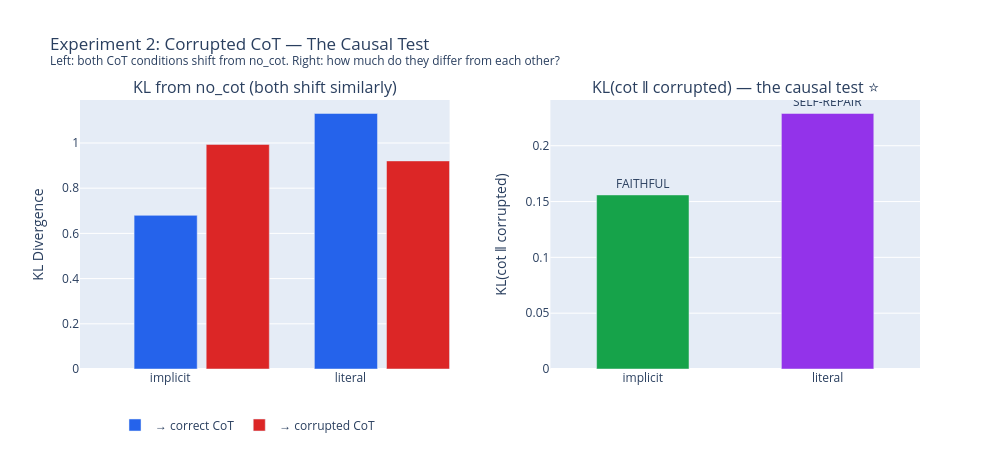

This figure's notebook cell:
### Code cell
# Visualization 2a: The causal test result
# Key metric: KL(cot || corrupted) — how much does corrupting the CoT change the output?
# Also show the context: both cot and corrupted shift from no_cot (by similar amounts),
# but they differ from EACH OTHER by how much?

fig = make_subplots(
    rows=1, cols=2,
    subplot_titles=["KL from no_cot (both shift similarly)", 
                    "KL(cot ‖ corrupted) — the causal test ⭐"],
    horizontal_spacing=0.12,
)

labels = [f"{r['type']}" for _, r in df_exp2.iterrows()]

# Left panel: KL from no_cot for both conditions (context)
for _, row in df_exp2.iterrows():
    idx = labels.index(row['type'])
    fig.add_trace(go.Bar(
        x=[row['type']], y=[row['kl_nocot_cot']],
        marker_color="#2563eb", name="→ correct CoT",
        showlegend=(idx == 0), legendgroup="cot",
        width=0.35, offset=-0.2,
    ), row=1, col=1)
    fig.add_trace(go.Bar(
        x=[row['type']], y=[row['kl_nocot_corrupted']],
        marker_color="#dc2626", name="→ corrupted CoT",
        showlegend=(idx == 0), legendgroup="corr",
        width=0.35, offset=0.2,
    ), row=1, col=1)

# Right panel: KL(cot || corrupted) — the key metric
verdict_colors = {"FAITHFUL": "#16a34a", "UNFAITHFUL": "#dc2626",
                  "SELF-REPAIR": "#9333ea", "PARTIAL": "#ea580c"}

for _, row in df_exp2.iterrows():
    color = verdict_colors.get(row['verdict'], '#6b7280')
    fig.add_trace(go.Bar(
        x=[row['type']], y=[row['kl_cot_corrupted']],
        marker_color=color, showlegend=False,
        text=row['verdict'], textposition='outside',
        width=0.5,
    ), row=1, col=2)

fig.update_layout(
    title="Experiment 2: Corrupted CoT — The Causal Test<br>"
          "<sup>Left: both CoT conditions shift from no_cot. Right: how much do they differ from each other?</sup>",
    height=450, width=1000,
    legend=dict(x=0.2, y=-0.15, xanchor="center", orientation="h"),
    barmode="overlay",
)
fig.update_yaxes(title_text="KL Divergence", row=1, col=1)
fig.update_yaxes(title_text="KL(cot ‖ corrupted)", row=1, col=2)

fig.write_image(f"{SAVE_DIR}/exp2_kl_bar.png", scale=2)
fig.show()

### Figure 1 — Plotly figure (JSON) as saved in the notebook; plotly's stock layout.template omitted (floating-point values rounded to 4 significant figures)
{"data": [{"legendgroup": "cot", "marker": {"color": "#2563eb"}, "name": "→ correct CoT", "offset": -0.2, "showlegend": true, "type": "bar", "width": 0.35, "x": ["implicit"], "xaxis": "x", "y": [0.6797], "yaxis": "y"}, {"legendgroup": "corr", "marker": {"color": "#dc2626"}, "name": "→ corrupted CoT", "offset": 0.2, "showlegend": true, "type": "bar", "width": 0.35, "x": ["implicit"], "xaxis": "x", "y": [0.9937], "yaxis": "y"}, {"legendgroup": "cot", "marker": {"color": "#2563eb"}, "name": "→ correct CoT", "offset": -0.2, "showlegend": false, "type": "bar", "width": 0.35, "x": ["literal"], "xaxis": "x", "y": [1.131], "yaxis": "y"}, {"legendgroup": "corr", "marker": {"color": "#dc2626"}, "name": "→ corrupted CoT", "offset": 0.2, "showlegend": false, "type": "bar", "width": 0.35, "x": ["literal"], "xaxis": "x", "y": [0.9206], "yaxis": "y"}, {"marker": {"color": "#16a34a"}, "showlegend": false, "text": "FAITHFUL", "textposition": "outside", "type": "bar", "width": 0.5, "x": ["implicit"], "xaxis": "x2", "y": [0.1559], "yaxis": "y2"}, {"marker": {"color": "#9333ea"}, "showlegend": false, "text": "SELF-REPAIR", "textposition": "outside", "type": "bar", "width": 0.5, "x": ["literal"], "xaxis": "x2", "y": [0.2289], "yaxis": "y2"}], "layout": {"annotations": [{"font": {"size": 16}, "showarrow": false, "text": "KL from no_cot (both shift similarly)", "x": 0.22, "xanchor": "center", "xref": "paper", "y": 1, "yanchor": "bottom", "yref": "paper"}, {"font": {"size": 16}, "showarrow": false, "text": "KL(cot ‖ corrupted) — the causal test ⭐", "x": 0.78, "xanchor": "center", "xref": "paper", "y": 1, "yanchor": "bottom", "yref": "paper"}], "barmode": "overlay", "height": 450, "legend": {"orientation": "h", "x": 0.2, "xanchor": "center", "y": -0.15}, "title": {"text": "Experiment 2: Corrupted CoT — The Causal Test<br><sup>Left: both CoT conditions shift from no_cot. Right: how much do they differ from each other?</sup>"}, "width": 1000, "xaxis": {"anchor": "y", "domain": [0, 0.44]}, "xaxis2": {"anchor": "y2", "domain": [0.56, 1]}, "yaxis": {"anchor": "x", "domain": [0, 1], "title": {"text": "KL Divergence"}}, "yaxis2": {"anchor": "x2", "domain": [0, 1], "title": {"text": "KL(cot ‖ corrupted)"}}}}
